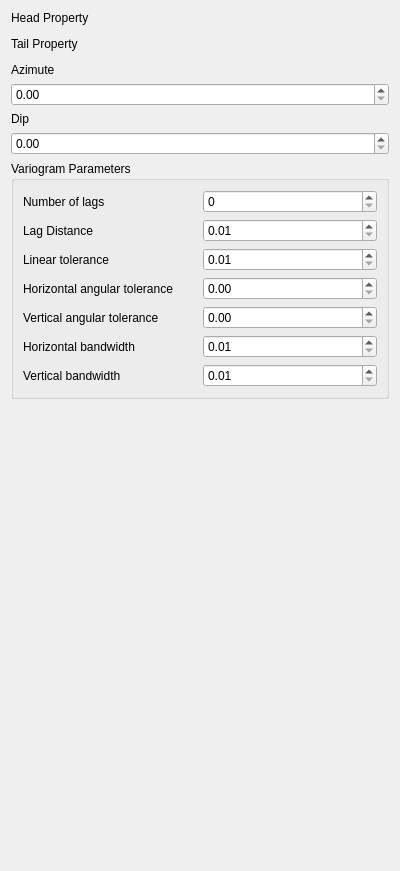
<?xml version="1.0" encoding="UTF-8"?>
<ui version="4.0">
 <class>Form</class>
 <widget class="QWidget" name="Form">
  <property name="geometry">
   <rect>
    <x>0</x>
    <y>0</y>
    <width>400</width>
    <height>871</height>
   </rect>
  </property>
  <property name="windowTitle">
   <string>Form</string>
  </property>
  <property name="AlgorithmCategory" stdset="0">
   <string>Lpm</string>
  </property>
  <property name="AlgorithmDescription" stdset="0">
   <string>hscatter</string>
  </property>
  <layout class="QVBoxLayout" name="verticalLayout">
   <item>
    <widget class="QLabel" name="label_2">
     <property name="text">
      <string>Head Property</string>
     </property>
    </widget>
   </item>
   <item>
    <widget class="PropertySelectorNoRegion" name="head_prop"/>
   </item>
   <item>
    <widget class="QLabel" name="label">
     <property name="text">
      <string>Tail Property</string>
     </property>
    </widget>
   </item>
   <item>
    <widget class="PropertySelectorNoRegion" name="tail_prop"/>
   </item>
   <item>
    <widget class="QLabel" name="label_10">
     <property name="text">
      <string>Azimute</string>
     </property>
    </widget>
   </item>
   <item>
    <widget class="QDoubleSpinBox" name="Azimute">
     <property name="maximum">
      <double>360.000000000000000</double>
     </property>
    </widget>
   </item>
   <item>
    <widget class="QLabel" name="label_11">
     <property name="text">
      <string>Dip</string>
     </property>
    </widget>
   </item>
   <item>
    <widget class="QDoubleSpinBox" name="Dip">
     <property name="maximum">
      <double>360.000000000000000</double>
     </property>
    </widget>
   </item>
   <item>
    <widget class="QGroupBox" name="groupBox_2">
     <property name="title">
      <string>Variogram Parameters</string>
     </property>
     <layout class="QGridLayout" name="gridLayout_2">
      <item row="0" column="0">
       <widget class="QLabel" name="label_3">
        <property name="text">
         <string>Number of lags</string>
        </property>
       </widget>
      </item>
      <item row="0" column="1">
       <widget class="QSpinBox" name="nlags"/>
      </item>
      <item row="1" column="1">
       <widget class="QDoubleSpinBox" name="lagdistance">
        <property name="minimum">
         <double>0.010000000000000</double>
        </property>
        <property name="maximum">
         <double>10000.000000000000000</double>
        </property>
       </widget>
      </item>
      <item row="2" column="0">
       <widget class="QLabel" name="label_5">
        <property name="text">
         <string>Linear tolerance</string>
        </property>
       </widget>
      </item>
      <item row="4" column="1">
       <widget class="QDoubleSpinBox" name="vtolangular">
        <property name="minimum">
         <double>0.000000000000000</double>
        </property>
        <property name="maximum">
         <double>360.000000000000000</double>
        </property>
       </widget>
      </item>
      <item row="2" column="1">
       <widget class="QDoubleSpinBox" name="lineartolerance">
        <property name="minimum">
         <double>0.010000000000000</double>
        </property>
        <property name="maximum">
         <double>10000.000000000000000</double>
        </property>
       </widget>
      </item>
      <item row="4" column="0">
       <widget class="QLabel" name="label_7">
        <property name="text">
         <string>Vertical angular tolerance</string>
        </property>
       </widget>
      </item>
      <item row="5" column="0">
       <widget class="QLabel" name="label_8">
        <property name="text">
         <string>Horizontal bandwidth</string>
        </property>
       </widget>
      </item>
      <item row="3" column="0">
       <widget class="QLabel" name="label_6">
        <property name="text">
         <string>Horizontal angular tolerance</string>
        </property>
       </widget>
      </item>
      <item row="3" column="1">
       <widget class="QDoubleSpinBox" name="htolangular">
        <property name="minimum">
         <double>0.000000000000000</double>
        </property>
        <property name="maximum">
         <double>360.000000000000000</double>
        </property>
       </widget>
      </item>
      <item row="1" column="0">
       <widget class="QLabel" name="label_4">
        <property name="text">
         <string>Lag Distance</string>
        </property>
       </widget>
      </item>
      <item row="5" column="1">
       <widget class="QDoubleSpinBox" name="hband">
        <property name="minimum">
         <double>0.010000000000000</double>
        </property>
        <property name="maximum">
         <double>10000.000000000000000</double>
        </property>
       </widget>
      </item>
      <item row="6" column="1">
       <widget class="QDoubleSpinBox" name="vband">
        <property name="minimum">
         <double>0.010000000000000</double>
        </property>
        <property name="maximum">
         <double>10000.000000000000000</double>
        </property>
       </widget>
      </item>
      <item row="6" column="0">
       <widget class="QLabel" name="label_9">
        <property name="text">
         <string>Vertical bandwidth</string>
        </property>
       </widget>
      </item>
     </layout>
    </widget>
   </item>
   <item>
    <spacer name="verticalSpacer">
     <property name="orientation">
      <enum>Qt::Vertical</enum>
     </property>
     <property name="sizeHint" stdset="0">
      <size>
       <width>20</width>
       <height>40</height>
      </size>
     </property>
    </spacer>
   </item>
  </layout>
 </widget>
 <customwidgets>
  <customwidget>
   <class>PropertySelectorNoRegion</class>
   <extends>QWidget</extends>
   <header>qtplugins/selectors.h</header>
  </customwidget>
 </customwidgets>
 <tabstops>
  <tabstop>Azimute</tabstop>
  <tabstop>Dip</tabstop>
  <tabstop>nlags</tabstop>
  <tabstop>lagdistance</tabstop>
  <tabstop>lineartolerance</tabstop>
  <tabstop>htolangular</tabstop>
  <tabstop>vtolangular</tabstop>
  <tabstop>hband</tabstop>
  <tabstop>vband</tabstop>
 </tabstops>
 <resources/>
 <connections/>
</ui>
